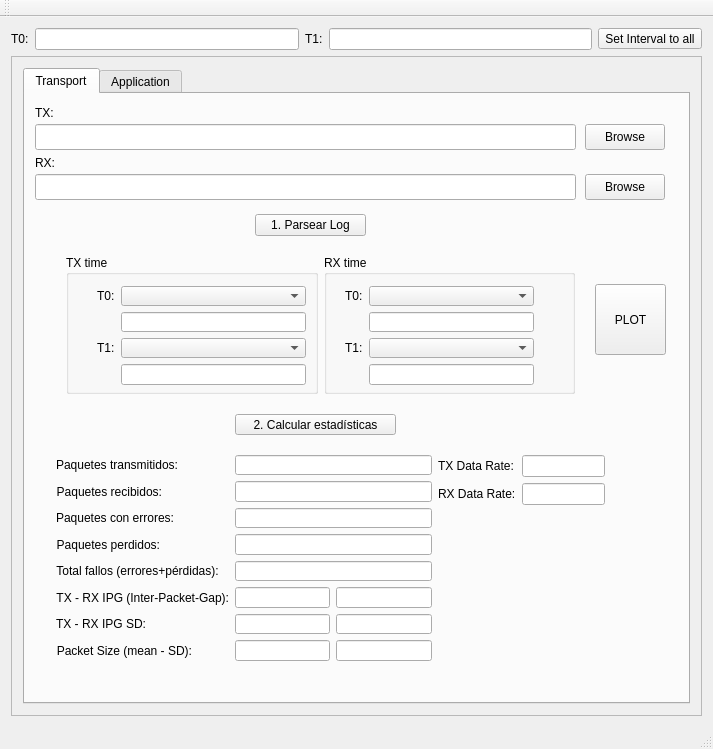
<?xml version="1.0" encoding="UTF-8"?>
<ui version="4.0">
 <class>MainWindow</class>
 <widget class="QMainWindow" name="MainWindow">
  <property name="geometry">
   <rect>
    <x>0</x>
    <y>0</y>
    <width>713</width>
    <height>749</height>
   </rect>
  </property>
  <property name="windowTitle">
   <string>DCComms Log Parser</string>
  </property>
  <widget class="QWidget" name="centralWidget">
   <layout class="QGridLayout" name="gridLayout_2">
    <item row="1" column="2">
     <widget class="QLabel" name="label_56">
      <property name="text">
       <string>T1:</string>
      </property>
     </widget>
    </item>
    <item row="1" column="3">
     <widget class="QLineEdit" name="t1LineEdit"/>
    </item>
    <item row="1" column="4">
     <widget class="QToolButton" name="setIntervalButton">
      <property name="text">
       <string>Set Interval to all</string>
      </property>
     </widget>
    </item>
    <item row="1" column="0">
     <widget class="QLabel" name="label_55">
      <property name="text">
       <string>T0:</string>
      </property>
     </widget>
    </item>
    <item row="1" column="1">
     <widget class="QLineEdit" name="t0LineEdit"/>
    </item>
    <item row="2" column="0" colspan="5">
     <widget class="QScrollArea" name="scrollArea">
      <property name="sizePolicy">
       <sizepolicy hsizetype="Preferred" vsizetype="Preferred">
        <horstretch>0</horstretch>
        <verstretch>0</verstretch>
       </sizepolicy>
      </property>
      <property name="verticalScrollBarPolicy">
       <enum>Qt::ScrollBarAsNeeded</enum>
      </property>
      <property name="horizontalScrollBarPolicy">
       <enum>Qt::ScrollBarAsNeeded</enum>
      </property>
      <property name="sizeAdjustPolicy">
       <enum>QAbstractScrollArea::AdjustToContentsOnFirstShow</enum>
      </property>
      <property name="widgetResizable">
       <bool>true</bool>
      </property>
      <widget class="QWidget" name="scrollAreaWidgetContents">
       <property name="geometry">
        <rect>
         <x>0</x>
         <y>0</y>
         <width>693</width>
         <height>643</height>
        </rect>
       </property>
       <property name="minimumSize">
        <size>
         <width>0</width>
         <height>0</height>
        </size>
       </property>
       <layout class="QGridLayout" name="gridLayout">
        <item row="0" column="0">
         <widget class="QTabWidget" name="tabWidget">
          <property name="sizePolicy">
           <sizepolicy hsizetype="Expanding" vsizetype="Expanding">
            <horstretch>0</horstretch>
            <verstretch>0</verstretch>
           </sizepolicy>
          </property>
          <property name="minimumSize">
           <size>
            <width>648</width>
            <height>621</height>
           </size>
          </property>
          <property name="currentIndex">
           <number>0</number>
          </property>
          <widget class="QWidget" name="transportTab">
           <property name="sizePolicy">
            <sizepolicy hsizetype="Maximum" vsizetype="Maximum">
             <horstretch>0</horstretch>
             <verstretch>0</verstretch>
            </sizepolicy>
           </property>
           <attribute name="title">
            <string>Transport</string>
           </attribute>
           <widget class="QPushButton" name="dl_txBrowseButton">
            <property name="geometry">
             <rect>
              <x>560</x>
              <y>30</y>
              <width>80</width>
              <height>26</height>
             </rect>
            </property>
            <property name="text">
             <string>Browse</string>
            </property>
           </widget>
           <widget class="QToolButton" name="dl_computeButton">
            <property name="geometry">
             <rect>
              <x>210</x>
              <y>320</y>
              <width>161</width>
              <height>21</height>
             </rect>
            </property>
            <property name="text">
             <string>2. Calcular estadísticas</string>
            </property>
           </widget>
           <widget class="QPushButton" name="dl_parseTimesButton">
            <property name="geometry">
             <rect>
              <x>230</x>
              <y>120</y>
              <width>111</width>
              <height>22</height>
             </rect>
            </property>
            <property name="text">
             <string>1. Parsear Log</string>
            </property>
           </widget>
           <widget class="QLabel" name="label_16">
            <property name="geometry">
             <rect>
              <x>10</x>
              <y>10</y>
              <width>59</width>
              <height>18</height>
             </rect>
            </property>
            <property name="text">
             <string>TX:</string>
            </property>
           </widget>
           <widget class="QLineEdit" name="dl_rxFileLineEdit">
            <property name="geometry">
             <rect>
              <x>10</x>
              <y>80</y>
              <width>541</width>
              <height>26</height>
             </rect>
            </property>
            <property name="readOnly">
             <bool>true</bool>
            </property>
           </widget>
           <widget class="QWidget" name="">
            <property name="geometry">
             <rect>
              <x>30</x>
              <y>150</y>
              <width>531</width>
              <height>161</height>
             </rect>
            </property>
            <layout class="QHBoxLayout" name="horizontalLayout_5">
             <item>
              <widget class="QGroupBox" name="groupBox_4">
               <property name="title">
                <string>TX time</string>
               </property>
               <widget class="QWidget" name="formLayoutWidget_3">
                <property name="geometry">
                 <rect>
                  <x>20</x>
                  <y>20</y>
                  <width>231</width>
                  <height>121</height>
                 </rect>
                </property>
                <layout class="QFormLayout" name="formLayout_3">
                 <item row="0" column="0">
                  <widget class="QLabel" name="label_23">
                   <property name="text">
                    <string>T0:</string>
                   </property>
                  </widget>
                 </item>
                 <item row="0" column="1">
                  <widget class="QComboBox" name="dl_txT0ComboBox"/>
                 </item>
                 <item row="1" column="1">
                  <widget class="QLineEdit" name="dl_txT0">
                   <property name="readOnly">
                    <bool>false</bool>
                   </property>
                  </widget>
                 </item>
                 <item row="2" column="1">
                  <widget class="QComboBox" name="dl_txT1ComboBox"/>
                 </item>
                 <item row="2" column="0">
                  <widget class="QLabel" name="label_24">
                   <property name="text">
                    <string>T1:</string>
                   </property>
                  </widget>
                 </item>
                 <item row="3" column="1">
                  <widget class="QLineEdit" name="dl_txT1">
                   <property name="readOnly">
                    <bool>false</bool>
                   </property>
                  </widget>
                 </item>
                </layout>
               </widget>
              </widget>
             </item>
             <item>
              <widget class="QGroupBox" name="groupBox">
               <property name="title">
                <string>RX time</string>
               </property>
               <widget class="QWidget" name="">
                <property name="geometry">
                 <rect>
                  <x>10</x>
                  <y>20</y>
                  <width>211</width>
                  <height>121</height>
                 </rect>
                </property>
                <layout class="QFormLayout" name="formLayout_4">
                 <item row="0" column="0">
                  <widget class="QLabel" name="label_14">
                   <property name="text">
                    <string>T0:</string>
                   </property>
                  </widget>
                 </item>
                 <item row="0" column="1">
                  <widget class="QComboBox" name="dl_rxT0ComboBox"/>
                 </item>
                 <item row="1" column="1">
                  <widget class="QLineEdit" name="dl_rxT0">
                   <property name="readOnly">
                    <bool>false</bool>
                   </property>
                  </widget>
                 </item>
                 <item row="2" column="0">
                  <widget class="QLabel" name="label_15">
                   <property name="text">
                    <string>T1:</string>
                   </property>
                  </widget>
                 </item>
                 <item row="2" column="1">
                  <widget class="QComboBox" name="dl_rxT1ComboBox"/>
                 </item>
                 <item row="3" column="1">
                  <widget class="QLineEdit" name="dl_rxT1">
                   <property name="readOnly">
                    <bool>false</bool>
                   </property>
                  </widget>
                 </item>
                </layout>
               </widget>
              </widget>
             </item>
            </layout>
           </widget>
           <widget class="QLineEdit" name="dl_txFileLineEdit">
            <property name="geometry">
             <rect>
              <x>10</x>
              <y>30</y>
              <width>541</width>
              <height>26</height>
             </rect>
            </property>
            <property name="readOnly">
             <bool>true</bool>
            </property>
           </widget>
           <widget class="QLabel" name="label_18">
            <property name="geometry">
             <rect>
              <x>10</x>
              <y>60</y>
              <width>59</width>
              <height>18</height>
             </rect>
            </property>
            <property name="text">
             <string>RX:</string>
            </property>
           </widget>
           <widget class="QWidget" name="">
            <property name="geometry">
             <rect>
              <x>20</x>
              <y>350</y>
              <width>571</width>
              <height>228</height>
             </rect>
            </property>
            <layout class="QHBoxLayout" name="horizontalLayout_4">
             <item>
              <layout class="QFormLayout" name="formLayout">
               <item row="0" column="0">
                <widget class="QLabel" name="label_17">
                 <property name="text">
                  <string>Paquetes transmitidos:</string>
                 </property>
                 <property name="alignment">
                  <set>Qt::AlignRight|Qt::AlignTrailing|Qt::AlignVCenter</set>
                 </property>
                </widget>
               </item>
               <item row="0" column="1">
                <widget class="QLineEdit" name="dl_sendLineEdit">
                 <property name="readOnly">
                  <bool>true</bool>
                 </property>
                </widget>
               </item>
               <item row="1" column="0">
                <widget class="QLabel" name="label_21">
                 <property name="text">
                  <string>Paquetes recibidos:</string>
                 </property>
                 <property name="alignment">
                  <set>Qt::AlignRight|Qt::AlignTrailing|Qt::AlignVCenter</set>
                 </property>
                </widget>
               </item>
               <item row="1" column="1">
                <widget class="QLineEdit" name="dl_recvLineEdit">
                 <property name="readOnly">
                  <bool>true</bool>
                 </property>
                </widget>
               </item>
               <item row="2" column="0">
                <widget class="QLabel" name="label_19">
                 <property name="text">
                  <string>Paquetes con errores:</string>
                 </property>
                 <property name="alignment">
                  <set>Qt::AlignRight|Qt::AlignTrailing|Qt::AlignVCenter</set>
                 </property>
                </widget>
               </item>
               <item row="2" column="1">
                <widget class="QLineEdit" name="dl_errLineEdit">
                 <property name="readOnly">
                  <bool>true</bool>
                 </property>
                </widget>
               </item>
               <item row="3" column="0">
                <widget class="QLabel" name="label_22">
                 <property name="text">
                  <string>Paquetes perdidos:</string>
                 </property>
                 <property name="alignment">
                  <set>Qt::AlignRight|Qt::AlignTrailing|Qt::AlignVCenter</set>
                 </property>
                </widget>
               </item>
               <item row="3" column="1">
                <widget class="QLineEdit" name="dl_lostLineEdit">
                 <property name="readOnly">
                  <bool>true</bool>
                 </property>
                </widget>
               </item>
               <item row="4" column="0">
                <widget class="QLabel" name="label_20">
                 <property name="text">
                  <string>Total fallos (errores+pérdidas): </string>
                 </property>
                 <property name="alignment">
                  <set>Qt::AlignRight|Qt::AlignTrailing|Qt::AlignVCenter</set>
                 </property>
                </widget>
               </item>
               <item row="4" column="1">
                <widget class="QLineEdit" name="dl_failsLineEdit">
                 <property name="readOnly">
                  <bool>true</bool>
                 </property>
                </widget>
               </item>
               <item row="5" column="0">
                <widget class="QLabel" name="label_13">
                 <property name="text">
                  <string>TX - RX IPG (Inter-Packet-Gap):</string>
                 </property>
                 <property name="alignment">
                  <set>Qt::AlignRight|Qt::AlignTrailing|Qt::AlignVCenter</set>
                 </property>
                </widget>
               </item>
               <item row="5" column="1">
                <layout class="QHBoxLayout" name="horizontalLayout">
                 <item>
                  <widget class="QLineEdit" name="dl_txGapLineEdit">
                   <property name="readOnly">
                    <bool>true</bool>
                   </property>
                  </widget>
                 </item>
                 <item>
                  <widget class="QLineEdit" name="dl_rxGapLineEdit">
                   <property name="readOnly">
                    <bool>true</bool>
                   </property>
                  </widget>
                 </item>
                </layout>
               </item>
               <item row="6" column="0">
                <widget class="QLabel" name="label_54">
                 <property name="text">
                  <string>TX - RX IPG SD:</string>
                 </property>
                 <property name="alignment">
                  <set>Qt::AlignRight|Qt::AlignTrailing|Qt::AlignVCenter</set>
                 </property>
                </widget>
               </item>
               <item row="6" column="1">
                <layout class="QHBoxLayout" name="horizontalLayout_2">
                 <item>
                  <widget class="QLineEdit" name="dl_txGapSdLineEdit">
                   <property name="readOnly">
                    <bool>true</bool>
                   </property>
                  </widget>
                 </item>
                 <item>
                  <widget class="QLineEdit" name="dl_rxGapSdLineEdit">
                   <property name="readOnly">
                    <bool>true</bool>
                   </property>
                  </widget>
                 </item>
                </layout>
               </item>
               <item row="7" column="0">
                <widget class="QLabel" name="label_57">
                 <property name="text">
                  <string>Packet Size (mean - SD):</string>
                 </property>
                 <property name="alignment">
                  <set>Qt::AlignRight|Qt::AlignTrailing|Qt::AlignVCenter</set>
                 </property>
                </widget>
               </item>
               <item row="7" column="1">
                <layout class="QHBoxLayout" name="horizontalLayout_3">
                 <item>
                  <widget class="QLineEdit" name="dl_packetSizeLineEdit">
                   <property name="readOnly">
                    <bool>true</bool>
                   </property>
                  </widget>
                 </item>
                 <item>
                  <widget class="QLineEdit" name="dl_packetSizeSdLineEdit">
                   <property name="readOnly">
                    <bool>true</bool>
                   </property>
                  </widget>
                 </item>
                </layout>
               </item>
              </layout>
             </item>
             <item>
              <layout class="QFormLayout" name="formLayout_2">
               <item row="0" column="0">
                <widget class="QLabel" name="label_49">
                 <property name="text">
                  <string>TX Data Rate:</string>
                 </property>
                </widget>
               </item>
               <item row="0" column="1">
                <widget class="QLineEdit" name="dl_txDataRate">
                 <property name="minimumSize">
                  <size>
                   <width>64</width>
                   <height>0</height>
                  </size>
                 </property>
                </widget>
               </item>
               <item row="1" column="0">
                <widget class="QLabel" name="label_50">
                 <property name="text">
                  <string>RX Data Rate:</string>
                 </property>
                </widget>
               </item>
               <item row="1" column="1">
                <widget class="QLineEdit" name="dl_rxDataRate">
                 <property name="minimumSize">
                  <size>
                   <width>64</width>
                   <height>0</height>
                  </size>
                 </property>
                </widget>
               </item>
              </layout>
             </item>
            </layout>
           </widget>
           <widget class="QToolButton" name="dl_plotButton">
            <property name="geometry">
             <rect>
              <x>570</x>
              <y>190</y>
              <width>71</width>
              <height>71</height>
             </rect>
            </property>
            <property name="text">
             <string>PLOT</string>
            </property>
           </widget>
           <widget class="QPushButton" name="dl_rxBrowseButton">
            <property name="geometry">
             <rect>
              <x>560</x>
              <y>80</y>
              <width>80</width>
              <height>26</height>
             </rect>
            </property>
            <property name="text">
             <string>Browse</string>
            </property>
           </widget>
          </widget>
          <widget class="QWidget" name="applicationTab">
           <property name="sizePolicy">
            <sizepolicy hsizetype="Maximum" vsizetype="Maximum">
             <horstretch>0</horstretch>
             <verstretch>0</verstretch>
            </sizepolicy>
           </property>
           <attribute name="title">
            <string>Application</string>
           </attribute>
           <widget class="QGroupBox" name="groupBox_6">
            <property name="geometry">
             <rect>
              <x>30</x>
              <y>10</y>
              <width>1191</width>
              <height>351</height>
             </rect>
            </property>
            <property name="title">
             <string>Application Layer</string>
            </property>
            <widget class="QLabel" name="label_37">
             <property name="geometry">
              <rect>
               <x>710</x>
               <y>220</y>
               <width>194</width>
               <height>16</height>
              </rect>
             </property>
             <property name="text">
              <string>Total fallos (errores+pérdidas): </string>
             </property>
             <property name="alignment">
              <set>Qt::AlignRight|Qt::AlignTrailing|Qt::AlignVCenter</set>
             </property>
            </widget>
            <widget class="QPushButton" name="app_parseTimesButton">
             <property name="geometry">
              <rect>
               <x>190</x>
               <y>150</y>
               <width>111</width>
               <height>22</height>
              </rect>
             </property>
             <property name="text">
              <string>Parse Times</string>
             </property>
            </widget>
            <widget class="QGroupBox" name="groupBox_9">
             <property name="geometry">
              <rect>
               <x>310</x>
               <y>164</y>
               <width>251</width>
               <height>151</height>
              </rect>
             </property>
             <property name="title">
              <string>RX time</string>
             </property>
             <widget class="QComboBox" name="app_rxT0ComboBox">
              <property name="geometry">
               <rect>
                <x>50</x>
                <y>30</y>
                <width>191</width>
                <height>22</height>
               </rect>
              </property>
             </widget>
             <widget class="QLabel" name="label_38">
              <property name="geometry">
               <rect>
                <x>20</x>
                <y>30</y>
                <width>31</width>
                <height>21</height>
               </rect>
              </property>
              <property name="text">
               <string>T0:</string>
              </property>
             </widget>
             <widget class="QLabel" name="label_39">
              <property name="geometry">
               <rect>
                <x>20</x>
                <y>90</y>
                <width>31</width>
                <height>21</height>
               </rect>
              </property>
              <property name="text">
               <string>T1:</string>
              </property>
             </widget>
             <widget class="QComboBox" name="app_rxT1ComboBox">
              <property name="geometry">
               <rect>
                <x>50</x>
                <y>90</y>
                <width>191</width>
                <height>22</height>
               </rect>
              </property>
             </widget>
             <widget class="QLineEdit" name="app_rxT0">
              <property name="geometry">
               <rect>
                <x>50</x>
                <y>60</y>
                <width>191</width>
                <height>26</height>
               </rect>
              </property>
              <property name="readOnly">
               <bool>false</bool>
              </property>
             </widget>
             <widget class="QLineEdit" name="app_rxT1">
              <property name="geometry">
               <rect>
                <x>50</x>
                <y>120</y>
                <width>191</width>
                <height>26</height>
               </rect>
              </property>
              <property name="readOnly">
               <bool>false</bool>
              </property>
             </widget>
            </widget>
            <widget class="QLabel" name="label_40">
             <property name="geometry">
              <rect>
               <x>20</x>
               <y>90</y>
               <width>59</width>
               <height>18</height>
              </rect>
             </property>
             <property name="text">
              <string>RX:</string>
             </property>
            </widget>
            <widget class="QLabel" name="label_41">
             <property name="geometry">
              <rect>
               <x>20</x>
               <y>40</y>
               <width>59</width>
               <height>18</height>
              </rect>
             </property>
             <property name="text">
              <string>TX:</string>
             </property>
            </widget>
            <widget class="QLabel" name="label_42">
             <property name="geometry">
              <rect>
               <x>720</x>
               <y>180</y>
               <width>181</width>
               <height>16</height>
              </rect>
             </property>
             <property name="text">
              <string>Imágenes perdidas:</string>
             </property>
             <property name="alignment">
              <set>Qt::AlignRight|Qt::AlignTrailing|Qt::AlignVCenter</set>
             </property>
            </widget>
            <widget class="QLineEdit" name="app_rxFileLineEdit">
             <property name="geometry">
              <rect>
               <x>10</x>
               <y>110</y>
               <width>541</width>
               <height>26</height>
              </rect>
             </property>
             <property name="readOnly">
              <bool>true</bool>
             </property>
            </widget>
            <widget class="QLabel" name="label_43">
             <property name="geometry">
              <rect>
               <x>720</x>
               <y>60</y>
               <width>181</width>
               <height>16</height>
              </rect>
             </property>
             <property name="text">
              <string>Imágenes transmitidos:</string>
             </property>
             <property name="alignment">
              <set>Qt::AlignRight|Qt::AlignTrailing|Qt::AlignVCenter</set>
             </property>
            </widget>
            <widget class="QLabel" name="label_44">
             <property name="geometry">
              <rect>
               <x>720</x>
               <y>100</y>
               <width>181</width>
               <height>20</height>
              </rect>
             </property>
             <property name="text">
              <string>Imágenes recibidas:</string>
             </property>
             <property name="alignment">
              <set>Qt::AlignRight|Qt::AlignTrailing|Qt::AlignVCenter</set>
             </property>
            </widget>
            <widget class="QLineEdit" name="app_txFileLineEdit">
             <property name="geometry">
              <rect>
               <x>10</x>
               <y>60</y>
               <width>541</width>
               <height>26</height>
              </rect>
             </property>
             <property name="readOnly">
              <bool>true</bool>
             </property>
            </widget>
            <widget class="QGroupBox" name="groupBox_10">
             <property name="geometry">
              <rect>
               <x>10</x>
               <y>164</y>
               <width>271</width>
               <height>151</height>
              </rect>
             </property>
             <property name="title">
              <string>TX time</string>
             </property>
             <widget class="QComboBox" name="app_txT0ComboBox">
              <property name="geometry">
               <rect>
                <x>50</x>
                <y>30</y>
                <width>211</width>
                <height>22</height>
               </rect>
              </property>
             </widget>
             <widget class="QLabel" name="label_45">
              <property name="geometry">
               <rect>
                <x>20</x>
                <y>30</y>
                <width>31</width>
                <height>21</height>
               </rect>
              </property>
              <property name="text">
               <string>T0:</string>
              </property>
             </widget>
             <widget class="QLabel" name="label_46">
              <property name="geometry">
               <rect>
                <x>20</x>
                <y>90</y>
                <width>31</width>
                <height>21</height>
               </rect>
              </property>
              <property name="text">
               <string>T1:</string>
              </property>
             </widget>
             <widget class="QComboBox" name="app_txT1ComboBox">
              <property name="geometry">
               <rect>
                <x>50</x>
                <y>90</y>
                <width>211</width>
                <height>22</height>
               </rect>
              </property>
             </widget>
             <widget class="QLineEdit" name="app_txT0">
              <property name="geometry">
               <rect>
                <x>50</x>
                <y>60</y>
                <width>211</width>
                <height>26</height>
               </rect>
              </property>
              <property name="readOnly">
               <bool>false</bool>
              </property>
             </widget>
             <widget class="QLineEdit" name="app_txT1">
              <property name="geometry">
               <rect>
                <x>50</x>
                <y>120</y>
                <width>211</width>
                <height>26</height>
               </rect>
              </property>
              <property name="readOnly">
               <bool>false</bool>
              </property>
             </widget>
            </widget>
            <widget class="QLabel" name="label_47">
             <property name="geometry">
              <rect>
               <x>720</x>
               <y>140</y>
               <width>181</width>
               <height>16</height>
              </rect>
             </property>
             <property name="text">
              <string>Imágenes con errores:</string>
             </property>
             <property name="alignment">
              <set>Qt::AlignRight|Qt::AlignTrailing|Qt::AlignVCenter</set>
             </property>
            </widget>
            <widget class="QLabel" name="label_48">
             <property name="geometry">
              <rect>
               <x>690</x>
               <y>260</y>
               <width>211</width>
               <height>20</height>
              </rect>
             </property>
             <property name="text">
              <string>TX - RX IIG (Inter-Image-Gap):</string>
             </property>
             <property name="alignment">
              <set>Qt::AlignRight|Qt::AlignTrailing|Qt::AlignVCenter</set>
             </property>
            </widget>
            <widget class="QPushButton" name="app_rxBrowseButton">
             <property name="geometry">
              <rect>
               <x>560</x>
               <y>110</y>
               <width>85</width>
               <height>26</height>
              </rect>
             </property>
             <property name="text">
              <string>Browse</string>
             </property>
            </widget>
            <widget class="QPushButton" name="app_txBrowseButton">
             <property name="geometry">
              <rect>
               <x>560</x>
               <y>60</y>
               <width>85</width>
               <height>26</height>
              </rect>
             </property>
             <property name="text">
              <string>Browse</string>
             </property>
            </widget>
            <widget class="QLineEdit" name="app_sendLineEdit">
             <property name="geometry">
              <rect>
               <x>920</x>
               <y>60</y>
               <width>96</width>
               <height>22</height>
              </rect>
             </property>
             <property name="readOnly">
              <bool>true</bool>
             </property>
            </widget>
            <widget class="QLineEdit" name="app_recvLineEdit">
             <property name="geometry">
              <rect>
               <x>920</x>
               <y>100</y>
               <width>96</width>
               <height>22</height>
              </rect>
             </property>
             <property name="readOnly">
              <bool>true</bool>
             </property>
            </widget>
            <widget class="QLineEdit" name="app_errLineEdit">
             <property name="geometry">
              <rect>
               <x>920</x>
               <y>140</y>
               <width>96</width>
               <height>22</height>
              </rect>
             </property>
             <property name="readOnly">
              <bool>true</bool>
             </property>
            </widget>
            <widget class="QLineEdit" name="app_lostLineEdit">
             <property name="geometry">
              <rect>
               <x>920</x>
               <y>180</y>
               <width>96</width>
               <height>22</height>
              </rect>
             </property>
             <property name="readOnly">
              <bool>true</bool>
             </property>
            </widget>
            <widget class="QLineEdit" name="app_failsLineEdit">
             <property name="geometry">
              <rect>
               <x>920</x>
               <y>220</y>
               <width>96</width>
               <height>22</height>
              </rect>
             </property>
             <property name="readOnly">
              <bool>true</bool>
             </property>
            </widget>
            <widget class="QLineEdit" name="app_txGapLineEdit">
             <property name="geometry">
              <rect>
               <x>920</x>
               <y>260</y>
               <width>96</width>
               <height>22</height>
              </rect>
             </property>
             <property name="readOnly">
              <bool>true</bool>
             </property>
            </widget>
            <widget class="QToolButton" name="app_computeButton">
             <property name="geometry">
              <rect>
               <x>810</x>
               <y>30</y>
               <width>84</width>
               <height>21</height>
              </rect>
             </property>
             <property name="text">
              <string>Compute</string>
             </property>
            </widget>
            <widget class="QLabel" name="label_52">
             <property name="geometry">
              <rect>
               <x>1080</x>
               <y>30</y>
               <width>94</width>
               <height>16</height>
              </rect>
             </property>
             <property name="text">
              <string>TX Data Rate:</string>
             </property>
            </widget>
            <widget class="QLineEdit" name="app_txDataRate">
             <property name="geometry">
              <rect>
               <x>1080</x>
               <y>60</y>
               <width>96</width>
               <height>22</height>
              </rect>
             </property>
            </widget>
            <widget class="QLabel" name="label_51">
             <property name="geometry">
              <rect>
               <x>1080</x>
               <y>100</y>
               <width>94</width>
               <height>16</height>
              </rect>
             </property>
             <property name="text">
              <string>RX Data Rate:</string>
             </property>
            </widget>
            <widget class="QLineEdit" name="app_rxDataRate">
             <property name="geometry">
              <rect>
               <x>1080</x>
               <y>130</y>
               <width>96</width>
               <height>22</height>
              </rect>
             </property>
            </widget>
            <widget class="QLabel" name="label_53">
             <property name="geometry">
              <rect>
               <x>800</x>
               <y>290</y>
               <width>91</width>
               <height>16</height>
              </rect>
             </property>
             <property name="text">
              <string>TX - RX IIG SD:</string>
             </property>
             <property name="alignment">
              <set>Qt::AlignRight|Qt::AlignTrailing|Qt::AlignVCenter</set>
             </property>
            </widget>
            <widget class="QLineEdit" name="app_txGapSdLineEdit">
             <property name="geometry">
              <rect>
               <x>920</x>
               <y>290</y>
               <width>96</width>
               <height>22</height>
              </rect>
             </property>
             <property name="readOnly">
              <bool>true</bool>
             </property>
            </widget>
            <widget class="QLineEdit" name="app_rxGapLineEdit">
             <property name="geometry">
              <rect>
               <x>1020</x>
               <y>260</y>
               <width>96</width>
               <height>22</height>
              </rect>
             </property>
             <property name="readOnly">
              <bool>true</bool>
             </property>
            </widget>
            <widget class="QLineEdit" name="app_rxGapSdLineEdit">
             <property name="geometry">
              <rect>
               <x>1020</x>
               <y>290</y>
               <width>96</width>
               <height>22</height>
              </rect>
             </property>
             <property name="readOnly">
              <bool>true</bool>
             </property>
            </widget>
           </widget>
          </widget>
         </widget>
        </item>
       </layout>
      </widget>
     </widget>
    </item>
   </layout>
  </widget>
  <widget class="QMenuBar" name="menuBar">
   <property name="geometry">
    <rect>
     <x>0</x>
     <y>0</y>
     <width>713</width>
     <height>19</height>
    </rect>
   </property>
  </widget>
  <widget class="QToolBar" name="mainToolBar">
   <attribute name="toolBarArea">
    <enum>TopToolBarArea</enum>
   </attribute>
   <attribute name="toolBarBreak">
    <bool>false</bool>
   </attribute>
  </widget>
  <widget class="QStatusBar" name="statusBar"/>
 </widget>
 <layoutdefault spacing="6" margin="11"/>
 <resources/>
 <connections/>
</ui>
